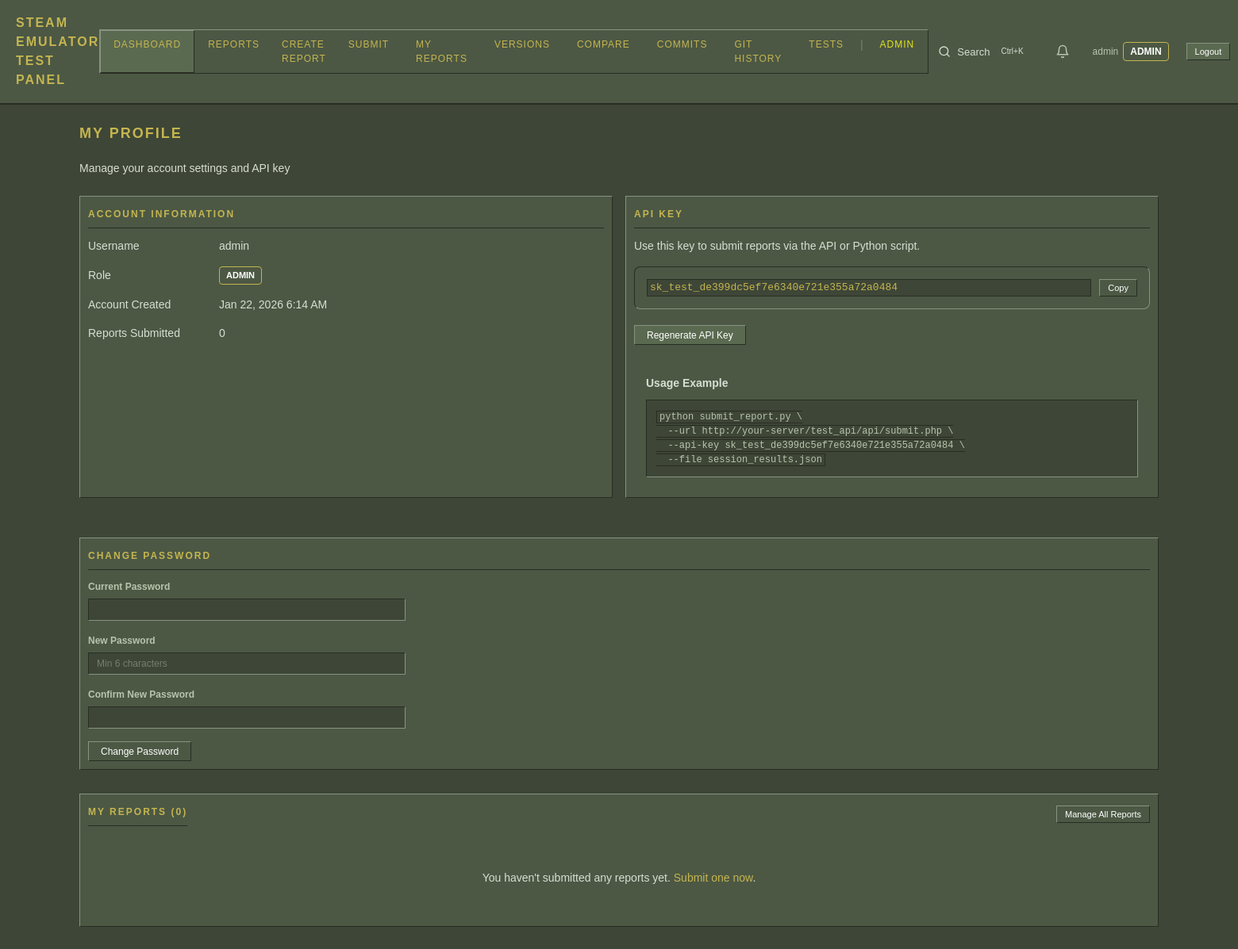
The page /pages/profile.php (signed in) on the database its author committed.
### tables this page shows
CREATE TABLE IF NOT EXISTS site_settings (
    setting_key VARCHAR(100) NOT NULL PRIMARY KEY,
    setting_value TEXT,
    setting_type ENUM('string', 'int', 'bool', 'json') NOT NULL DEFAULT 'string',
    description VARCHAR(255) DEFAULT NULL,
    updated_at DATETIME NOT NULL DEFAULT CURRENT_TIMESTAMP ON UPDATE CURRENT_TIMESTAMP
);

CREATE TABLE IF NOT EXISTS users (
    id INT AUTO_INCREMENT PRIMARY KEY,
    username VARCHAR(100) NOT NULL UNIQUE,
    password VARCHAR(255) NOT NULL,
    role ENUM('admin', 'user') NOT NULL DEFAULT 'user',
    api_key VARCHAR(64) NOT NULL UNIQUE,
    created_at DATETIME NOT NULL DEFAULT CURRENT_TIMESTAMP,
    INDEX idx_username (username),
    INDEX idx_api_key (api_key)
);

### includes/db.php (called while the page is built, shortened)
<?php
class Database {
    private static $instance = null;
    private $pdo;
    private function __construct() {
        $port = defined('DB_PORT') ? DB_PORT : '3306';
        $dsn = "mysql:host=" . DB_HOST . ";port=" . $port . ";dbname=" . DB_NAME . ";charset=" . DB_CHARSET;
        $options = [
            PDO::ATTR_ERRMODE => PDO::ERRMODE_EXCEPTION,
            PDO::ATTR_DEFAULT_FETCH_MODE => PDO::FETCH_ASSOC,
            PDO::ATTR_EMULATE_PREPARES => false,
        ];
        try {
            $this->pdo = new PDO($dsn, DB_USER, DB_PASS, $options);
        } catch (PDOException $e) {
            throw new Exception("Database connection failed: " . $e->getMessage());
        }
    }
    public static function getInstance() {
        if (self::$instance === null) {
            self::$instance = new self();
        }
        return self::$instance;
    }
    public function countReports($filters = []) {
        $where = [];
        $params = [];
        $join = "";
        if (!empty($filters['tester'])) {
            $where[] = "r.tester = ?";
            $params[] = $filters['tester'];
        }
        $whereClause = $where ? "WHERE " . implode(" AND ", $where) : "";
        $stmt = $this->pdo->prepare("SELECT COUNT(*) as count FROM reports r $join $whereClause");
        $stmt->execute($params);
        $result = $stmt->fetch();
        return $result['count'];
    }
    public function getUser($username) {
        $stmt = $this->pdo->prepare("SELECT * FROM users WHERE username = ?");
        $stmt->execute([$username]);
        return $stmt->fetch() ?: null;
    }
    public function hasSettingsTable() {
        try {
            $stmt = $this->pdo->query("SELECT 1 FROM site_settings LIMIT 1");
            return true;
        } catch (PDOException $e) {
            return false;
        }
    }
    public function getSetting($key, $default = null) {
        if (!$this->hasSettingsTable()) {
            return $default;
        }
        $stmt = $this->pdo->prepare("SELECT setting_value, setting_type FROM site_settings WHERE setting_key = ?");
        $stmt->execute([$key]);
        $result = $stmt->fetch();
        switch ($result['setting_type']) {
            default:
                return $result['setting_value'];
        }
    }
    public function getSiteTitle() {
        return $this->getSetting('site_title', PANEL_NAME);
    }
}

### includes/functions.php (called while the page is built, shortened)
<?php
function formatDate($datetime) {
    $date = new DateTime($datetime);
    return $date->format('M j, Y g:i A');
}
function e($string) {
    return htmlspecialchars($string ?? '', ENT_QUOTES, 'UTF-8');
}
function getCurrentPage() {
    return $_GET['page'] ?? 'dashboard';
}
function getSiteTitle() {
    static $siteTitle = null;
    if ($siteTitle === null) {
        try {
            $db = Database::getInstance();
            $siteTitle = $db->getSiteTitle();
        } catch (Exception $e) {
            $siteTitle = PANEL_NAME;
        }
    }
    return $siteTitle;
}

### auth.php (called while the page is built, shortened)
<?php
require_once __DIR__ . '/includes/db.php';
function isAdmin() {
    $user = getCurrentUser();
    return $user && $user['role'] === 'admin';
}
function getCurrentUser() {
    return $_SESSION['user'] ?? null;
}

### pages/profile.php (the view, shortened to what this page needs)
<?php
require_once __DIR__ . '/../includes/header.php';
require_once __DIR__ . '/../includes/db.php';
$db = Database::getInstance();
$currentUser = getCurrentUser();
$userData = $db->getUser($currentUser['username']);
$userReports = $db->getReports(10, 0, ['tester' => $currentUser['username']]);
$totalUserReports = $db->countReports(['tester' => $currentUser['username']]);
?>
<div class="report-header">
    <div>
        <h1 class="page-title">My Profile</h1>
        <p style="color: var(--text-muted);">Manage your account settings and API key</p>
    </div>
</div>
<div class="charts-grid">
    <div class="card">
        <h3 class="card-title">Account Information</h3>
        <div class="profile-info">
            <div class="info-row">
                <label>Username</label>
                <div class="value"><?= e($currentUser['username']) ?></div>
            </div>
            <div class="info-row">
                <label>Role</label>
                <div class="value">
                    <span class="role-badge <?= $currentUser['role'] ?? 'user' ?>">
                        <?= e(ucfirst($currentUser['role'] ?? 'user')) ?>
                    </span>
                </div>
            </div>
            <?php if ($userData): ?>
                <div class="info-row">
                    <label>Account Created</label>
                    <div class="value"><?= formatDate($userData['created_at'], true) ?></div>
                </div>
            <?php endif; ?>
            <div class="info-row">
                <label>Reports Submitted</label>
                <div class="value"><?= $totalUserReports ?></div>
            </div>
        </div>
    </div>
    <div class="card">
        <h3 class="card-title">API Key</h3>
        <p style="color: var(--text-muted); margin-bottom: 15px;">
            Use this key to submit reports via the API or Python script.
        </p>
        <div class="api-key-display">
            <code id="apiKey"><?= e($userData['api_key'] ?? $currentUser['api_key']) ?></code>
            <button type="button" class="btn btn-sm" onclick="copyApiKey()">Copy</button>
        </div>
        <form method="POST" style="margin-top: 20px;">
            <button type="submit" class="btn btn-secondary"
                    onclick="return confirm('Regenerate your API key? Your current key will stop working immediately.');">
                Regenerate API Key
            </button>
        </form>
        <div class="api-usage" style="margin-top: 20px;">
            <h4>Usage Example</h4>
            <pre><code>python submit_report.py \
  --url http://your-server/test_api/api/submit.php \
  --api-key <?= e($userData['api_key'] ?? $currentUser['api_key']) ?> \
  --file session_results.json</code></pre>
        </div>
    </div>
</div>
<div class="card" style="margin-top: 30px;">
    <h3 class="card-title">Change Password</h3>
    <form method="POST" style="max-width: 400px;">
        <div class="form-group">
            <label>Current Password</label>
            <input type="password" name="current_password" required>
        </div>
        <div class="form-group">
            <label>New Password</label>
            <input type="password" name="new_password" required minlength="6"
                   placeholder="Min 6 characters">
        </div>
        <div class="form-group">
            <label>Confirm New Password</label>
            <input type="password" name="confirm_password" required minlength="6">
        </div>
        <button type="submit" class="btn">Change Password</button>
    </form>
</div>
<div class="card" style="margin-top: 30px;">
    <div style="display: flex; justify-content: space-between; align-items: center; margin-bottom: 15px;">
        <h3 class="card-title" style="margin-bottom: 0;">My Reports (<?= $totalUserReports ?>)</h3>
        <a href="?page=my_reports" class="btn btn-sm">Manage All Reports</a>
    </div>
    <?php if (empty($userReports)): ?>
        <p style="color: var(--text-muted); text-align: center; padding: 40px;">
            You haven't submitted any reports yet. <a href="?page=submit">Submit one now</a>.
        </p>
    <?php endif; ?>
</div>
<?php require_once __DIR__ . '/../includes/footer.php'; ?>

### includes/header.php (shortened to what this page needs)
<?php
require_once __DIR__ . '/../auth.php';
require_once __DIR__ . '/functions.php';
require_once __DIR__ . '/db.php';
$currentPage = getCurrentPage();
$user = getCurrentUser();
$siteTitle = getSiteTitle();
?>
<!DOCTYPE html>
<html lang="en">
<head>
    <link rel="stylesheet" href="assets/css/style.css">
</head>
<body>
    <header class="header">
        <div class="container">
            <div class="header-inner">
                <a href="?page=dashboard" class="logo"><?= e($siteTitle) ?></a>
                <nav class="nav">
                    <a href="?page=dashboard" class="<?= $currentPage === 'dashboard' ? 'active' : '' ?>">Dashboard</a>
                    <a href="?page=reports" class="<?= $currentPage === 'reports' ? 'active' : '' ?>">Reports</a>
                    <a href="?page=create_report" class="<?= $currentPage === 'create_report' ? 'active' : '' ?>">Create Report</a>
                    <a href="?page=submit" class="<?= $currentPage === 'submit' ? 'active' : '' ?>">Submit</a>
                    <a href="?page=my_reports" class="<?= $currentPage === 'my_reports' ? 'active' : '' ?>">My Reports</a>
                    <a href="?page=versions" class="<?= $currentPage === 'versions' ? 'active' : '' ?>">Versions</a>
                    <a href="?page=compare_versions" class="<?= $currentPage === 'compare_versions' ? 'active' : '' ?>">Compare</a>
                    <a href="?page=repo_revisions" class="<?= $currentPage === 'repo_revisions' ? 'active' : '' ?>">Commits</a>
                    <a href="?page=git_revisions" class="<?= in_array($currentPage, ['git_revisions', 'git_revision_detail']) ? 'active' : '' ?>">Git History</a>
                    <a href="?page=tests" class="<?= $currentPage === 'tests' ? 'active' : '' ?>">Tests</a>
                    <?php if (isAdmin()): ?>
                        <span class="nav-divider">|</span>
                        <a href="?page=admin" class="<?= in_array($currentPage, ['admin', 'admin_users', 'admin_reports']) ? 'active' : '' ?> admin-link">Admin</a>
                    <?php endif; ?>
                </nav>
                <div class="global-search">
                    <button type="button" class="search-toggle" onclick="openGlobalSearch()" title="Search (Ctrl+K)">
                        <svg xmlns="http://www.w3.org/2000/svg" width="16" height="16" viewBox="0 0 24 24" fill="none" stroke="currentColor" stroke-width="2" stroke-linecap="round" stroke-linejoin="round">
                            <circle cx="11" cy="11" r="8"/><path d="m21 21-4.35-4.35"/>
                        </svg>
                        <span>Search</span>
                        <kbd>Ctrl+K</kbd>
                    </button>
                </div>
                <div class="user-info">
                    <a href="?page=notifications" class="notification-bell" title="Notifications">
                        <svg xmlns="http://www.w3.org/2000/svg" width="18" height="18" viewBox="0 0 24 24" fill="none" stroke="currentColor" stroke-width="2" stroke-linecap="round" stroke-linejoin="round">
                            <path d="M18 8A6 6 0 0 0 6 8c0 7-3 9-3 9h18s-3-2-3-9"/>
                            <path d="M13.73 21a2 2 0 0 1-3.46 0"/>
                        </svg>
                    </a>
                    <a href="?page=profile" class="user-link">
                        <span><?= e($user['username']) ?></span>
                        <?php if (isset($user['role'])): ?>
                            <span class="role-badge <?= $user['role'] ?>"><?= e(ucfirst($user['role'])) ?></span>
                        <?php endif; ?>
                    </a>
                    <a href="logout.php" class="btn btn-sm btn-secondary">Logout</a>
                </div>
            </div>
        </div>
    </header>
    <main class="main">
        <div class="container">

### pages/profile.php (style rules this page uses)
.profile-info { display: flex; flex-direction: column; gap: 15px; }
.info-row { display: flex; align-items: center; gap: 15px; }
.info-row label { width: 150px; color: var(--text-muted); }
.info-row .value { font-weight: 500; }
.api-key-display { display: flex; align-items: center; gap: 10px; background: var(--bg-dark); padding: 15px; border-radius: 8px; }
.api-key-display code { flex: 1; font-family: monospace; font-size: 13px; word-break: break-all; }
.api-usage { background: var(--bg-dark); padding: 15px; border-radius: 8px; }
.api-usage h4 { margin-bottom: 10px; font-size: 14px; }
.api-usage pre { margin: 0; font-size: 12px; overflow-x: auto; }
.api-usage code { color: var(--text-muted); }
.role-badge { display: inline-block; padding: 2px 8px; border-radius: 4px; font-size: 11px; font-weight: 600; text-transform: uppercase; }
.role-badge.admin { background: var(--primary); color: #fff; }

### rows shown on the page
site_settings: setting_value "STEAM EMULATOR TEST PANEL"
users: username "admin", role "ADMIN", created_at "Jan 22, 2026 6:14 AM", api_key "sk_test_de399dc5ef7e6340e721e355a72a0484"

### other values the page prints
$user['username'] "admin"
$user['role'] "ADMIN"
$totalUserReports "0"
